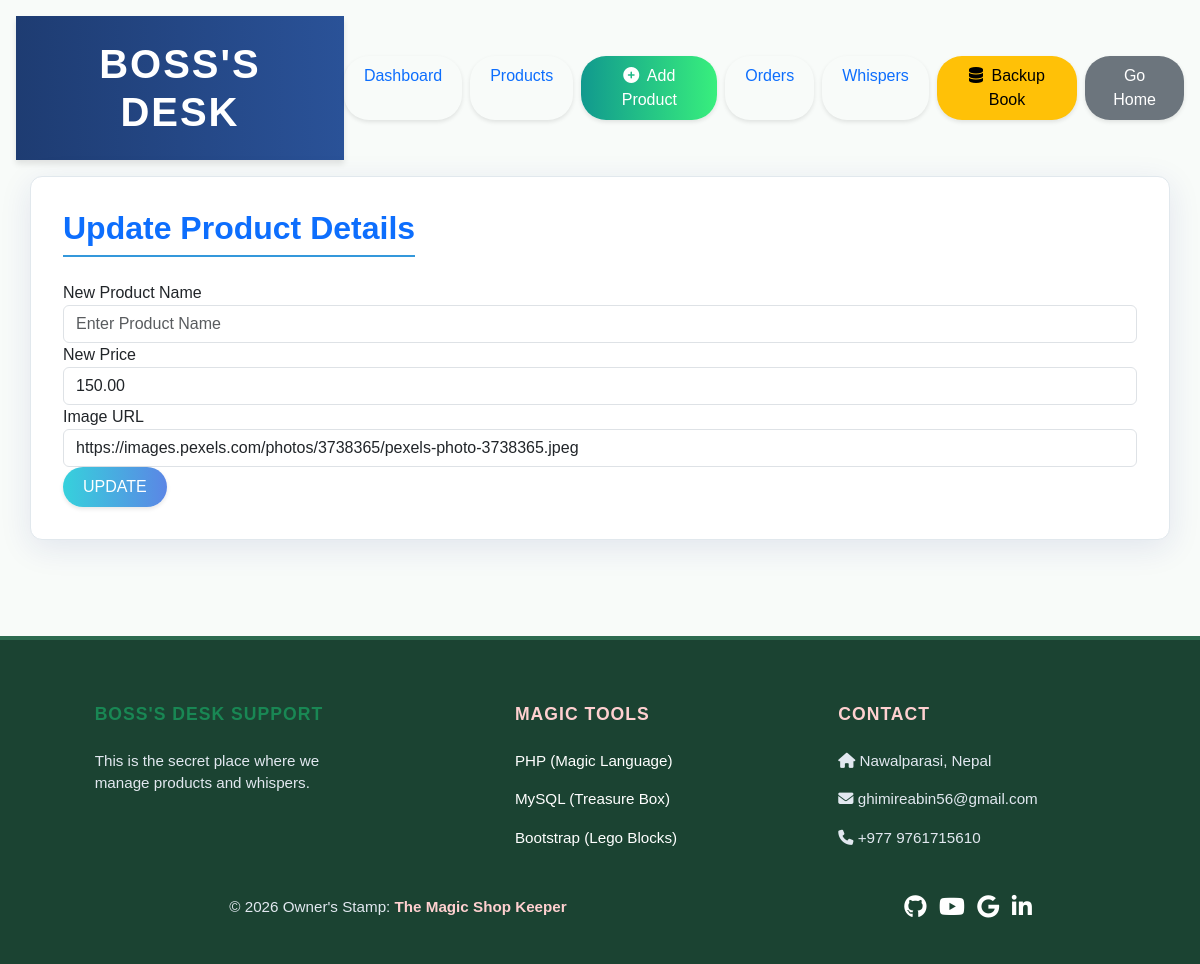
Page /crud_operations/update_student.php?id=3 (signed in) on the committed database.
### tables this page shows
CREATE TABLE `products` (
  `id` int(11) NOT NULL AUTO_INCREMENT,
  `productName` varchar(100) NOT NULL,
  `price` decimal(10,2) NOT NULL,
  `image` varchar(255) DEFAULT NULL,
  `description` text DEFAULT NULL,
  `created_at` timestamp NOT NULL DEFAULT current_timestamp(),
  PRIMARY KEY (`id`)
);

### crud_operations/update_student.php (the view, shortened to what this page needs)
<?php
include("header.php"); ?>
<?php
include("connection.php"); ?>
<?php
$row = ['id' => '', 'name' => '', 'price' => '', 'image' => ''];
if (isset($_GET['id'])) {
    $id = mysqli_real_escape_string($conn, $_GET['id']);
    $query = "SELECT * FROM `products` WHERE `id` = '$id'";
    $result = mysqli_query($conn, $query);
    if ($result && mysqli_num_rows($result) > 0) {
        $row = mysqli_fetch_assoc($result);
    }
}
?>
<h2 class="text-center text-primary">Update Product Details</h2>
<form action="update_student.php<?php echo isset($_GET['id']) ? '?id='.$_GET['id'] : ''; ?>" method="POST">
    <div class="form-group">
        <label for="productName">New Product Name</label>
        <input type="text" class="form-control" name="productName" id="productName" placeholder="Enter Product Name"
            value="<?php echo $row['name']; ?>">
    </div>
    <div class="form-group">
        <label for="price">New Price</label>
        <input type="text" class="form-control" name="price" id="price" placeholder="Enter Price"
            value="<?php echo $row['price']; ?>">
    </div>
    <div class="form-group">
        <label for="image">Image URL</label>
        <input type="text" class="form-control" name="image" id="image" placeholder="Enter Image URL"
            value="<?php echo $row['image']; ?>">
    </div>
    <input type="submit" name="update_products" value="UPDATE" class="btn btn-primary">
</form>
<?php include("footer.php"); ?>

### crud_operations/style.css (style rules this page uses)
body { font-family: 'Poppins', sans-serif; background: #f8fbf9; min-height: 100vh; display: flex; flex-direction: column; }
h2 { color: #2c3e50; font-weight: 600; margin-bottom: 1.5rem; border-bottom: 2px solid #3498db; display: inline-block; padding-bottom: 0.5rem; }
.btn { border-radius: 25px; padding: 8px 20px; font-weight: 500; transition: all 0.3s ease; border: none; box-shadow: 0 2px 4px rgba(0, 0, 0, 0.1); }
.btn-primary { background: linear-gradient(to right, #36d1dc, #5b86e5); }

### rows in the picture
products: price "150.00", image "https://images.pexels.com/photos/3738365/pexels-photo-3738365.jpeg"
